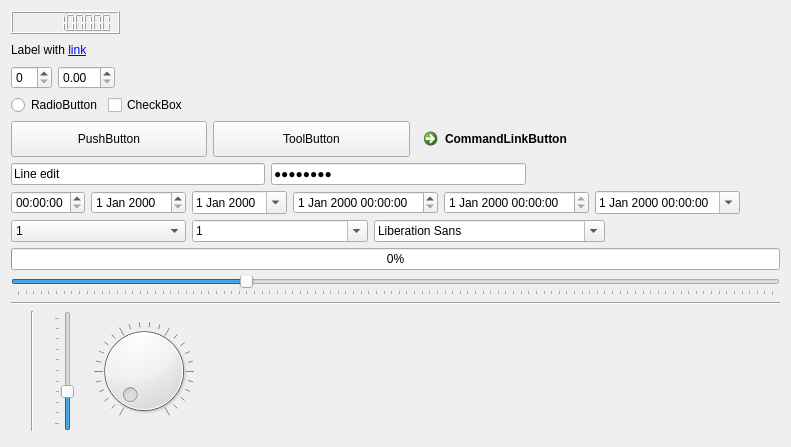
         <widget class="QWidget" name="tab_1">
          <attribute name="title">
           <string notr="true">Tab 1</string>
          </attribute>
          <layout class="QVBoxLayout" name="verticalLayout_2">
           <item>
            <layout class="QHBoxLayout" name="horizontalLayout_9">
             <item>
              <widget class="QLCDNumber" name="lcdNumber">
               <property name="sizePolicy">
                <sizepolicy hsizetype="Preferred" vsizetype="Preferred">
                 <horstretch>0</horstretch>
                 <verstretch>0</verstretch>
                </sizepolicy>
               </property>
               <property name="digitCount">
                <number>10</number>
               </property>
               <property name="intValue" stdset="0">
                <number>1234567890</number>
               </property>
              </widget>
             </item>
             <item>
              <spacer name="horizontalSpacer_11">
               <property name="orientation">
                <enum>Qt::Horizontal</enum>
               </property>
               <property name="sizeHint" stdset="0">
                <size>
                 <width>40</width>
                 <height>20</height>
                </size>
               </property>
              </spacer>
             </item>
            </layout>
           </item>
           <item>
            <layout class="QHBoxLayout" name="horizontalLayout_8">
             <item>
              <widget class="QLabel" name="label">
               <property name="text">
                <string notr="true">Label with &lt;a href=&quot;http://google.com&quot;&gt;link&lt;/a&gt;</string>
               </property>
              </widget>
             </item>
             <item>
              <spacer name="horizontalSpacer_10">
               <property name="orientation">
                <enum>Qt::Horizontal</enum>
               </property>
               <property name="sizeHint" stdset="0">
                <size>
                 <width>40</width>
                 <height>20</height>
                </size>
               </property>
              </spacer>
             </item>
            </layout>
           </item>
           <item>
            <layout class="QHBoxLayout" name="horizontalLayout_4">
             <item>
              <widget class="QSpinBox" name="spinBox">
               <property name="sizePolicy">
                <sizepolicy hsizetype="Preferred" vsizetype="Preferred">
                 <horstretch>0</horstretch>
                 <verstretch>0</verstretch>
                </sizepolicy>
               </property>
               <property name="minimumSize">
                <size>
                 <width>0</width>
                 <height>0</height>
                </size>
               </property>
              </widget>
             </item>
             <item>
              <widget class="QDoubleSpinBox" name="doubleSpinBox">
               <property name="sizePolicy">
                <sizepolicy hsizetype="Preferred" vsizetype="Preferred">
                 <horstretch>0</horstretch>
                 <verstretch>0</verstretch>
                </sizepolicy>
               </property>
              </widget>
             </item>
             <item>
              <spacer name="horizontalSpacer_6">
               <property name="orientation">
                <enum>Qt::Horizontal</enum>
               </property>
               <property name="sizeHint" stdset="0">
                <size>
                 <width>40</width>
                 <height>20</height>
                </size>
               </property>
              </spacer>
             </item>
            </layout>
           </item>
           <item>
            <layout class="QHBoxLayout" name="horizontalLayout_2">
             <item>
              <widget class="QRadioButton" name="radioButton">
               <property name="sizePolicy">
                <sizepolicy hsizetype="Minimum" vsizetype="Preferred">
                 <horstretch>0</horstretch>
                 <verstretch>0</verstretch>
                </sizepolicy>
               </property>
               <property name="text">
                <string notr="true">RadioButton</string>
               </property>
              </widget>
             </item>
             <item>
              <widget class="QCheckBox" name="checkBox">
               <property name="sizePolicy">
                <sizepolicy hsizetype="Minimum" vsizetype="Preferred">
                 <horstretch>0</horstretch>
                 <verstretch>0</verstretch>
                </sizepolicy>
               </property>
               <property name="text">
                <string notr="true">CheckBox</string>
               </property>
               <property name="tristate">
                <bool>true</bool>
               </property>
              </widget>
             </item>
             <item>
              <spacer name="horizontalSpacer_2">
               <property name="orientation">
                <enum>Qt::Horizontal</enum>
               </property>
               <property name="sizeHint" stdset="0">
                <size>
                 <width>40</width>
                 <height>20</height>
                </size>
               </property>
              </spacer>
             </item>
            </layout>
           </item>
           <item>
            <layout class="QHBoxLayout" name="horizontalLayout_3">
             <item>
              <widget class="QPushButton" name="pushButton">
               <property name="sizePolicy">
                <sizepolicy hsizetype="MinimumExpanding" vsizetype="Preferred">
                 <horstretch>0</horstretch>
                 <verstretch>0</verstretch>
                </sizepolicy>
               </property>
               <property name="text">
                <string notr="true">PushButton</string>
               </property>
               <property name="checkable">
                <bool>true</bool>
               </property>
              </widget>
             </item>
             <item>
              <widget class="QToolButton" name="toolButton">
               <property name="sizePolicy">
                <sizepolicy hsizetype="MinimumExpanding" vsizetype="Preferred">
                 <horstretch>0</horstretch>
                 <verstretch>0</verstretch>
                </sizepolicy>
               </property>
               <property name="text">
                <string notr="true">ToolButton</string>
               </property>
               <property name="popupMode">
                <enum>QToolButton::InstantPopup</enum>
               </property>
              </widget>
             </item>
             <item>
              <widget class="QCommandLinkButton" name="commandLinkButton">
               <property name="text">
                <string notr="true">CommandLinkButton</string>
               </property>
              </widget>
             </item>
             <item>
              <spacer name="horizontalSpacer_5">
               <property name="orientation">
                <enum>Qt::Horizontal</enum>
               </property>
               <property name="sizeHint" stdset="0">
                <size>
                 <width>40</width>
                 <height>20</height>
                </size>
               </property>
              </spacer>
             </item>
            </layout>
           </item>
           <item>
            <layout class="QHBoxLayout" name="horizontalLayout_5">
             <item>
              <widget class="QLineEdit" name="lineEdit">
               <property name="sizePolicy">
                <sizepolicy hsizetype="Expanding" vsizetype="Preferred">
                 <horstretch>0</horstretch>
                 <verstretch>0</verstretch>
                </sizepolicy>
               </property>
               <property name="text">
                <string notr="true">Line edit</string>
               </property>
              </widget>
             </item>
             <item>
              <widget class="QLineEdit" name="lineEdit_2">
               <property name="sizePolicy">
                <sizepolicy hsizetype="Expanding" vsizetype="Preferred">
                 <horstretch>0</horstretch>
                 <verstretch>0</verstretch>
                </sizepolicy>
               </property>
               <property name="text">
                <string notr="true">Password</string>
               </property>
               <property name="echoMode">
                <enum>QLineEdit::Password</enum>
               </property>
              </widget>
             </item>
             <item>
              <spacer name="horizontalSpacer_7">
               <property name="orientation">
                <enum>Qt::Horizontal</enum>
               </property>
               <property name="sizeHint" stdset="0">
                <size>
                 <width>40</width>
                 <height>20</height>
                </size>
               </property>
              </spacer>
             </item>
            </layout>
           </item>
           <item>
            <layout class="QHBoxLayout" name="horizontalLayout_6">
             <item>
              <widget class="QTimeEdit" name="timeEdit">
               <property name="sizePolicy">
                <sizepolicy hsizetype="Minimum" vsizetype="Preferred">
                 <horstretch>0</horstretch>
                 <verstretch>0</verstretch>
                </sizepolicy>
               </property>
              </widget>
             </item>
             <item>
              <widget class="QDateEdit" name="dateEdit">
               <property name="sizePolicy">
                <sizepolicy hsizetype="Minimum" vsizetype="Preferred">
                 <horstretch>0</horstretch>
                 <verstretch>0</verstretch>
                </sizepolicy>
               </property>
              </widget>
             </item>
             <item>
              <widget class="QDateEdit" name="dateEdit_2">
               <property name="calendarPopup">
                <bool>true</bool>
               </property>
              </widget>
             </item>
             <item>
              <widget class="QDateTimeEdit" name="dateTimeEdit">
               <property name="sizePolicy">
                <sizepolicy hsizetype="Minimum" vsizetype="Preferred">
                 <horstretch>0</horstretch>
                 <verstretch>0</verstretch>
                </sizepolicy>
               </property>
               <property name="readOnly">
                <bool>false</bool>
               </property>
               <property name="calendarPopup">
                <bool>false</bool>
               </property>
              </widget>
             </item>
             <item>
              <widget class="QDateTimeEdit" name="dateTimeEdit_3">
               <property name="readOnly">
                <bool>true</bool>
               </property>
              </widget>
             </item>
             <item>
              <widget class="QDateTimeEdit" name="dateTimeEdit_2">
               <property name="calendarPopup">
                <bool>true</bool>
               </property>
              </widget>
             </item>
             <item>
              <spacer name="horizontalSpacer_8">
               <property name="orientation">
                <enum>Qt::Horizontal</enum>
               </property>
               <property name="sizeHint" stdset="0">
                <size>
                 <width>40</width>
                 <height>20</height>
                </size>
               </property>
              </spacer>
             </item>
            </layout>
           </item>
           <item>
            <layout class="QHBoxLayout" name="horizontalLayout_7">
             <item>
              <widget class="QComboBox" name="comboBoxReadOnly">
               <property name="sizePolicy">
                <sizepolicy hsizetype="MinimumExpanding" vsizetype="Preferred">
                 <horstretch>0</horstretch>
                 <verstretch>0</verstretch>
                </sizepolicy>
               </property>
               <item>
                <property name="text">
                 <string notr="true">1</string>
                </property>
               </item>
               <item>
                <property name="text">
                 <string notr="true">2</string>
                </property>
               </item>
               <item>
                <property name="text">
                 <string notr="true">3</string>
                </property>
               </item>
              </widget>
             </item>
             <item>
              <widget class="QComboBox" name="comboBoxEditable">
               <property name="sizePolicy">
                <sizepolicy hsizetype="MinimumExpanding" vsizetype="Preferred">
                 <horstretch>0</horstretch>
                 <verstretch>0</verstretch>
                </sizepolicy>
               </property>
               <property name="editable">
                <bool>true</bool>
               </property>
               <item>
                <property name="text">
                 <string notr="true">1</string>
                </property>
               </item>
               <item>
                <property name="text">
                 <string notr="true">2</string>
                </property>
               </item>
               <item>
                <property name="text">
                 <string notr="true">3</string>
                </property>
               </item>
              </widget>
             </item>
             <item>
              <widget class="QFontComboBox" name="fontComboBox">
               <property name="sizePolicy">
                <sizepolicy hsizetype="Preferred" vsizetype="Preferred">
                 <horstretch>0</horstretch>
                 <verstretch>0</verstretch>
                </sizepolicy>
               </property>
              </widget>
             </item>
             <item>
              <spacer name="horizontalSpacer_9">
               <property name="orientation">
                <enum>Qt::Horizontal</enum>
               </property>
               <property name="sizeHint" stdset="0">
                <size>
                 <width>40</width>
                 <height>20</height>
                </size>
               </property>
              </spacer>
             </item>
            </layout>
           </item>
           <item>
            <widget class="QProgressBar" name="progressBar">
             <property name="sizePolicy">
              <sizepolicy hsizetype="Expanding" vsizetype="Preferred">
               <horstretch>0</horstretch>
               <verstretch>0</verstretch>
              </sizepolicy>
             </property>
             <property name="maximum">
              <number>20</number>
             </property>
             <property name="value">
              <number>0</number>
             </property>
            </widget>
           </item>
           <item>
            <widget class="QSlider" name="horizontalSlider">
             <property name="sizePolicy">
              <sizepolicy hsizetype="Expanding" vsizetype="Fixed">
               <horstretch>0</horstretch>
               <verstretch>0</verstretch>
              </sizepolicy>
             </property>
             <property name="value">
              <number>30</number>
             </property>
             <property name="orientation">
              <enum>Qt::Horizontal</enum>
             </property>
             <property name="tickPosition">
              <enum>QSlider::TicksBelow</enum>
             </property>
            </widget>
           </item>
           <item>
            <widget class="Line" name="line">
             <property name="sizePolicy">
              <sizepolicy hsizetype="Expanding" vsizetype="Fixed">
               <horstretch>0</horstretch>
               <verstretch>0</verstretch>
              </sizepolicy>
             </property>
             <property name="orientation">
              <enum>Qt::Horizontal</enum>
             </property>
            </widget>
           </item>
           <item>
            <layout class="QHBoxLayout" name="horizontalLayout_11">
             <property name="spacing">
              <number>20</number>
             </property>
             <property name="leftMargin">
              <number>20</number>
             </property>
             <item>
              <widget class="Line" name="line_2">
               <property name="sizePolicy">
                <sizepolicy hsizetype="Fixed" vsizetype="Minimum">
                 <horstretch>0</horstretch>
                 <verstretch>0</verstretch>
                </sizepolicy>
               </property>
               <property name="minimumSize">
                <size>
                 <width>0</width>
                 <height>120</height>
                </size>
               </property>
               <property name="orientation">
                <enum>Qt::Vertical</enum>
               </property>
              </widget>
             </item>
             <item>
              <widget class="QSlider" name="verticalSlider">
               <property name="sizePolicy">
                <sizepolicy hsizetype="Fixed" vsizetype="Minimum">
                 <horstretch>0</horstretch>
                 <verstretch>0</verstretch>
                </sizepolicy>
               </property>
               <property name="minimumSize">
                <size>
                 <width>0</width>
                 <height>120</height>
                </size>
               </property>
               <property name="value">
                <number>30</number>
               </property>
               <property name="orientation">
                <enum>Qt::Vertical</enum>
               </property>
               <property name="tickPosition">
                <enum>QSlider::TicksAbove</enum>
               </property>
              </widget>
             </item>
             <item>
              <widget class="QDial" name="dial">
               <property name="notchesVisible">
                <bool>true</bool>
               </property>
              </widget>
             </item>
             <item>
              <spacer name="horizontalSpacer_14">
               <property name="orientation">
                <enum>Qt::Horizontal</enum>
               </property>
               <property name="sizeHint" stdset="0">
                <size>
                 <width>40</width>
                 <height>20</height>
                </size>
               </property>
              </spacer>
             </item>
            </layout>
           </item>
           <item>
            <spacer name="verticalSpacer">
             <property name="orientation">
              <enum>Qt::Vertical</enum>
             </property>
             <property name="sizeHint" stdset="0">
              <size>
               <width>20</width>
               <height>5</height>
              </size>
             </property>
            </spacer>
           </item>
          </layout>
         </widget>
